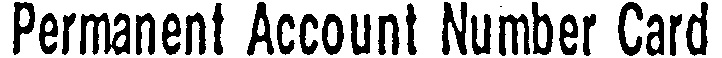
#> input picture PanCards/newset/10cntr.jpg, 722 x 58 px, given in place of 2000.jpg, which was not available
$ python contourSplit2.py   (older library calls are emulated)
#> lines starting #> are read from the running program, lines starting #| are printed output that depends on the picture; after the words box and inside, x2 and y2 are one past the last pixel; in counts of white or black regions, pixels touching at a corner belong together; pictures that were not available may be replaced by others from this repository, and a replacement may not be noted
import cv2
from PIL import Image
import numpy as np
from imutils import contours

thresh_area=2048.0
img=cv2.imread("C:/Users/Internship004/Desktop/PanCards/2000.jpg")
#> img is the input picture: shape (58, 722, 3); min 0, max 255, mean 176.4
img = cv2.resize(img,(800,800))
#> img: shape (800, 800, 3)
rgb = cv2.cvtColor(img,cv2.COLOR_BGR2RGB)
gray = cv2.cvtColor(rgb,cv2.COLOR_BGR2GRAY)
gray = cv2.GaussianBlur(gray,(5,5),0)
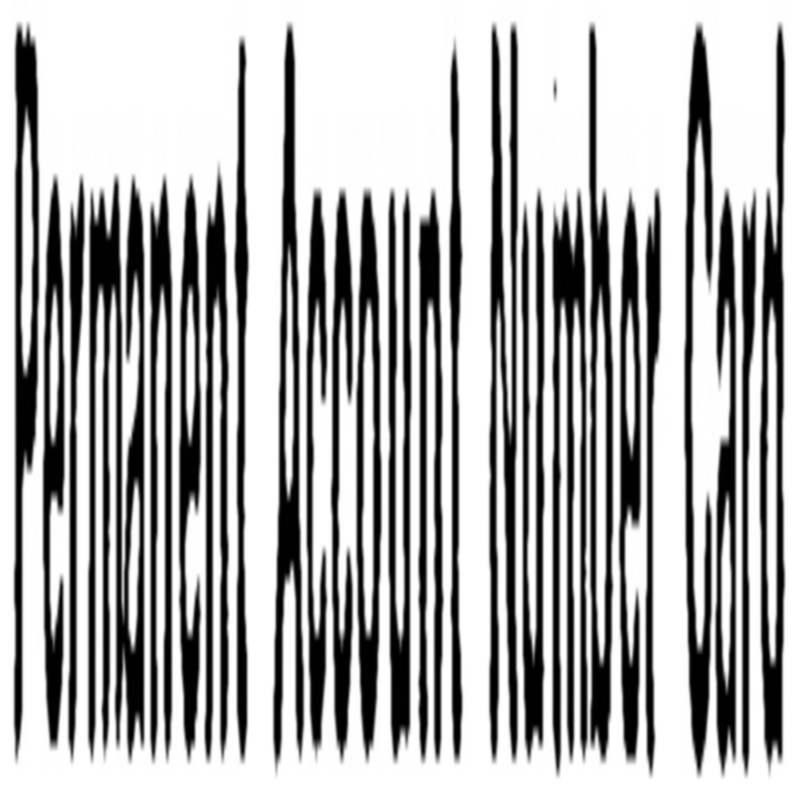
#> gray: shape (800, 800); min 0, max 255, mean 176.3
#--- performing Otsu threshold ---
_,thresh1 = cv2.threshold(gray, 0, 255,cv2.THRESH_OTSU|cv2.THRESH_BINARY_INV)
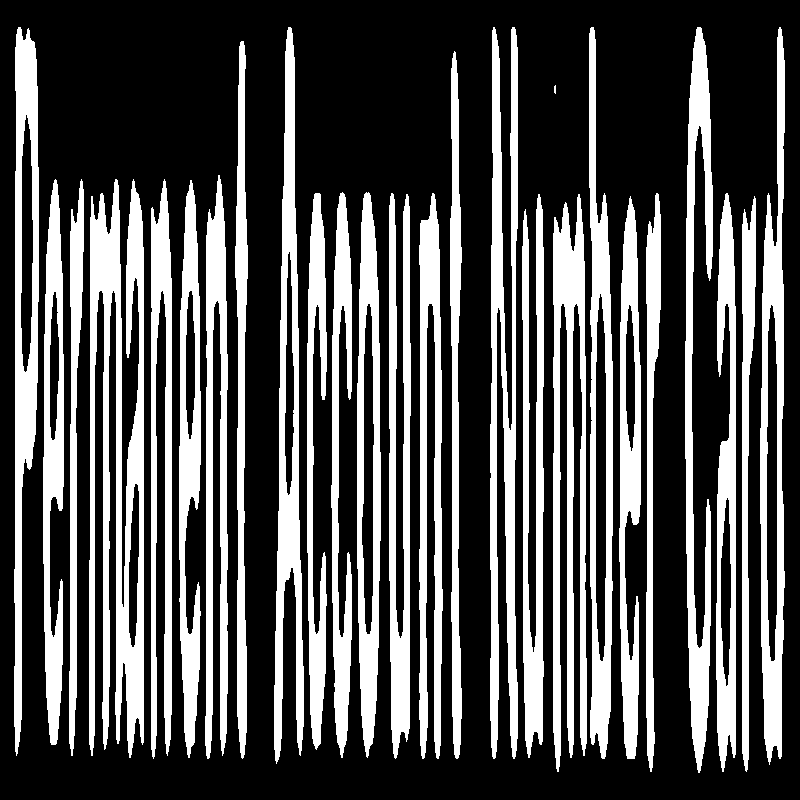
#> thresh1: shape (800, 800); 31.8% white; 26 white regions (1 under 20 px), largest, box (x1, y1, x2, y2) and area: (89, 179, 144, 758) 18083, (490, 27, 518, 759) 11612, (553, 194, 587, 772) 11390
#cv2.imshow('thresh1.jpg', thresh1)

rect_kernel = cv2.getStructuringElement(cv2.MORPH_RECT, (15, 3))
dilation = cv2.dilate(thresh1, rect_kernel, iterations = 1)
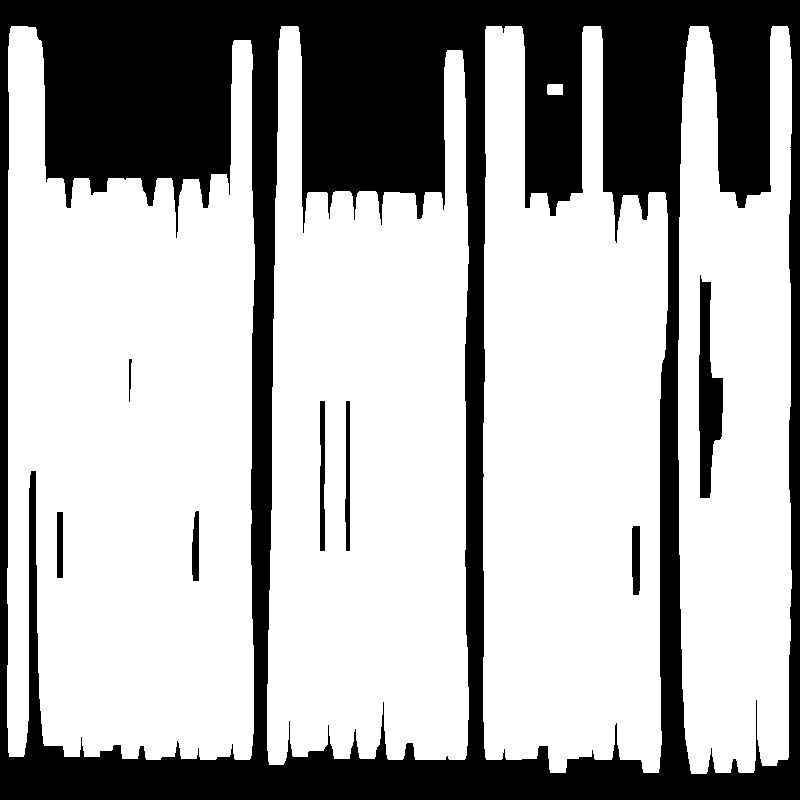
#> dilation: shape (800, 800); 68.6% white; 8 black regions
#cv2.imshow('dilation.jpg', dilation)

_, cntrs, hierarchy = cv2.findContours(dilation, cv2.RETR_EXTERNAL, cv2.CHAIN_APPROX_NONE)
#> cntrs = 5 contours; box (x1, y1, x2, y2) and area: (7, 26, 255, 760) 144131, (267, 26, 469, 765) 115036, (483, 26, 668, 773) 109356, (678, 26, 792, 774) 70924, (547, 84, 563, 95) 149
cntrs = contours.sort_contours(cntrs,method="top-to-bottom")[0]
im2 = gray.copy()
i=0
maxw,sumh=0,0
mul=2
widthList = []
for cnt in cntrs:
    area=cv2.contourArea(cnt)
    if(area>=thresh_area):
        i+=1
        im2 = gray.copy()
        x, y, w, h = cv2.boundingRect(cnt)
        sumh+=h
        widthList.append(w)
        print(h)
        crop_img = im2[y:y+h, x:x+w]
        crop_img = cv2.resize(crop_img,((crop_img.shape[1])*mul,(crop_img.shape[0])*mul))
        ret, cmask = cv2.threshold(crop_img,127, 255, cv2.THRESH_BINARY)
        adap_thresh = cv2.adaptiveThreshold(crop_img,255,cv2.ADAPTIVE_THRESH_MEAN_C,cv2.THRESH_BINARY,11,2)
        gaus_thresh = cv2.adaptiveThreshold(crop_img,255,cv2.ADAPTIVE_THRESH_GAUSSIAN_C,cv2.THRESH_BINARY,11,2)
        cv2.imwrite("C:/Users/Internship004/Desktop/PanCards/newset/"+str(i)+"cntr.jpg",gaus_thresh)
#             pr = cv2.imread("C:/Users/Internship004/Desktop/PanCards/crop.jpg")
#             print(pytesseract.image_to_string(pr))
        roi = cv2.rectangle(im2, (x, y), (x + w, y + h), (255,0,255), 0)
        cv2.imwrite("C:/Users/Internship004/Desktop/crops/"+str(i)+".jpg",roi)
#> this loop made 5 passes
#> (area, x, w, h, sumh) on passes 1 to 4: (70924, 678, 114, 748, 748), (109356, 483, 185, 747, 1495), (115035.5, 267, 202, 739, 2234), (144131, 7, 248, 734, 2968)
#> area on pass 5: 149
#| 748
#| 747
#| 739
#| 734
#> pass 1, `adap_thresh = cv2.adaptiveThreshold(crop_img,255,cv2.ADAPTIVE_THRESH_M..`:
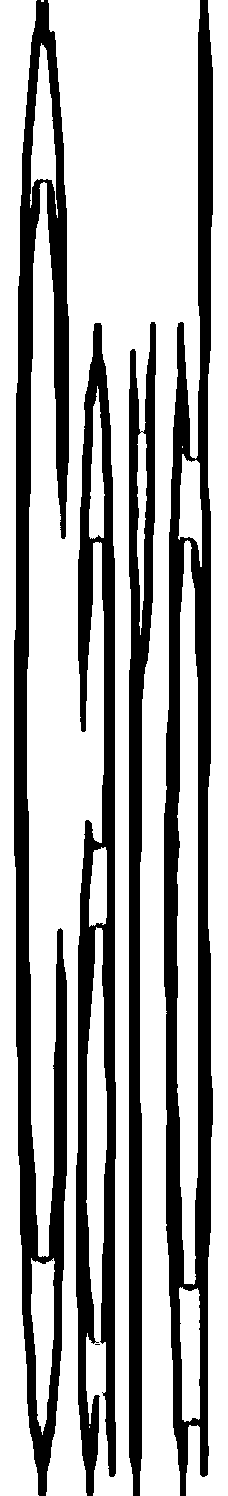
#> adap_thresh: shape (1496, 228); 69.6% white; 5 black regions (1 under 20 px), largest, box (x1, y1, x2, y2) and area: (164, 0, 213, 1496) 32272, (14, 0, 69, 1496) 31548, (76, 323, 116, 1496) 23962, (129, 322, 156, 1496) 15929
#> after the loop:
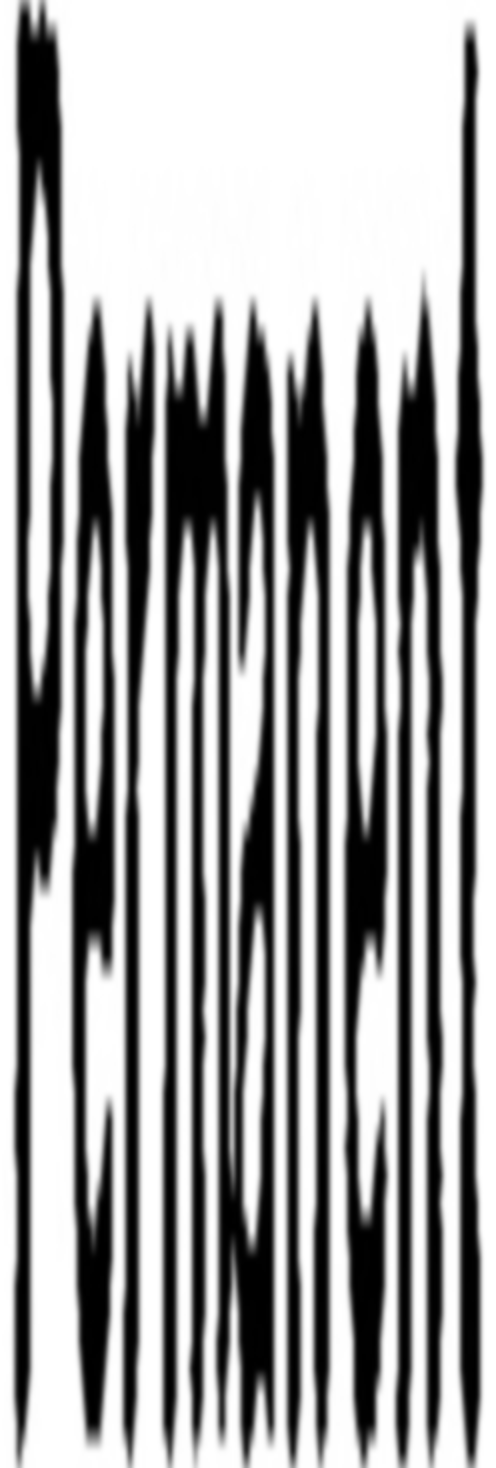
#> crop_img: shape (1468, 496); min 0, max 255, mean 162.1
#> after the loop, i = 4; sumh = 2968; widthList = [114, 185, 202, 248]
maxw = widthList[0]
#> maxw = 114
for itr in widthList:
    if itr>maxw:
        maxw = itr
#> this loop made 4 passes
#> (itr, maxw) on passes 2 to 4: (185, 185), (202, 202), (248, 248)
#> itr on pass 1: 114
#> after the loop, maxw = 248
widthList.remove(maxw)
max2w = widthList[0]
#> max2w = 114
for itr in widthList:
    if itr>max2w:
        max2w = itr
#> this loop made 3 passes
#> after the loop, max2w = 202
print(widthList)
#| [114, 185, 202]
print(maxw,sumh)
#| 248 2968
blankimg = np.zeros([3000,((maxw+max2w)*mul)+100,3],dtype=np.uint8)
blankimg.fill(255)
#> blankimg: shape (3000, 1000, 3); every value is 255
cv2.imwrite("C:/Users/Internship004/Desktop/PanCards/newset/blank.jpg",blankimg)

blank = Image.open("C:/Users/Internship004/Desktop/PanCards/newset/blank.jpg")

x,sumy=10,10
y1,y2 = sumy,sumy

for j in range(i):
    j+=1
#> j = 1
    pst = Image.open("C:/Users/Internship004/Desktop/PanCards/newset/"+str(j)+"cntr.jpg")
    if(j%2!=0):
        sumy+=max(y1,y2)
        blank.paste(pst, (x,10+sumy))
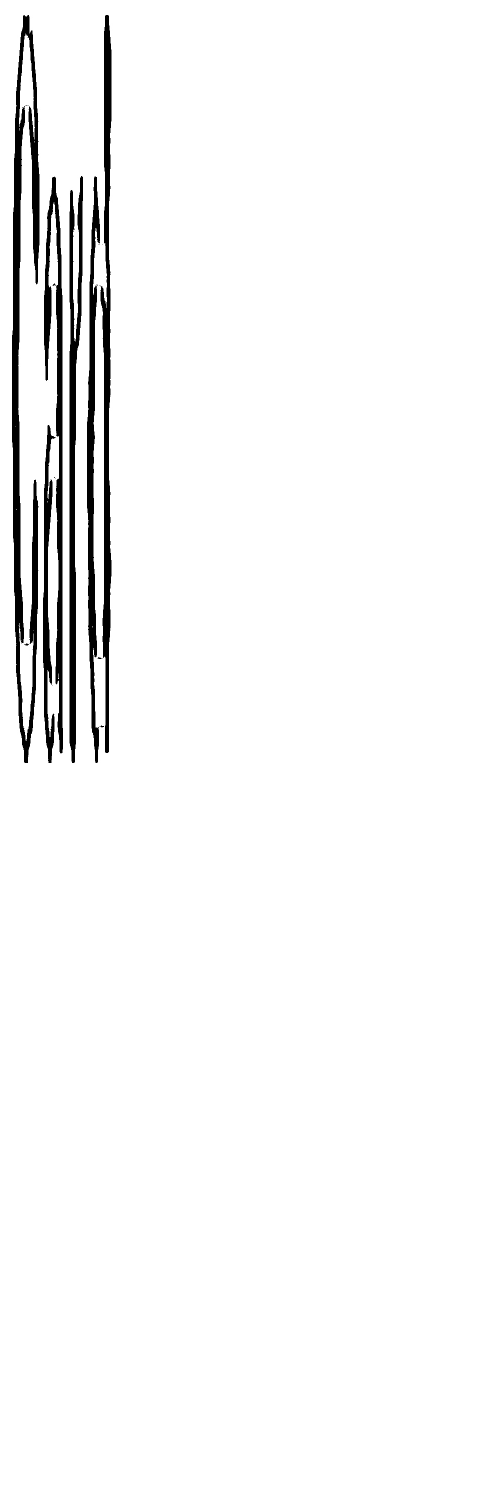
#> blank: PIL image 1000x3000 RGB (shown at 1/2 size); min 0, max 255, mean 246.8
        y1 = pst.size[1]+10
#> y1 = 1506
        #x1 = pst.size[0]
    else:
        blank.paste(pst,(maxw*2+x,sumy))
        y2 = pst.size[1]+10

blank.save("C:/Users/Internship004/Desktop/PanCards/newset/processed.jpg")
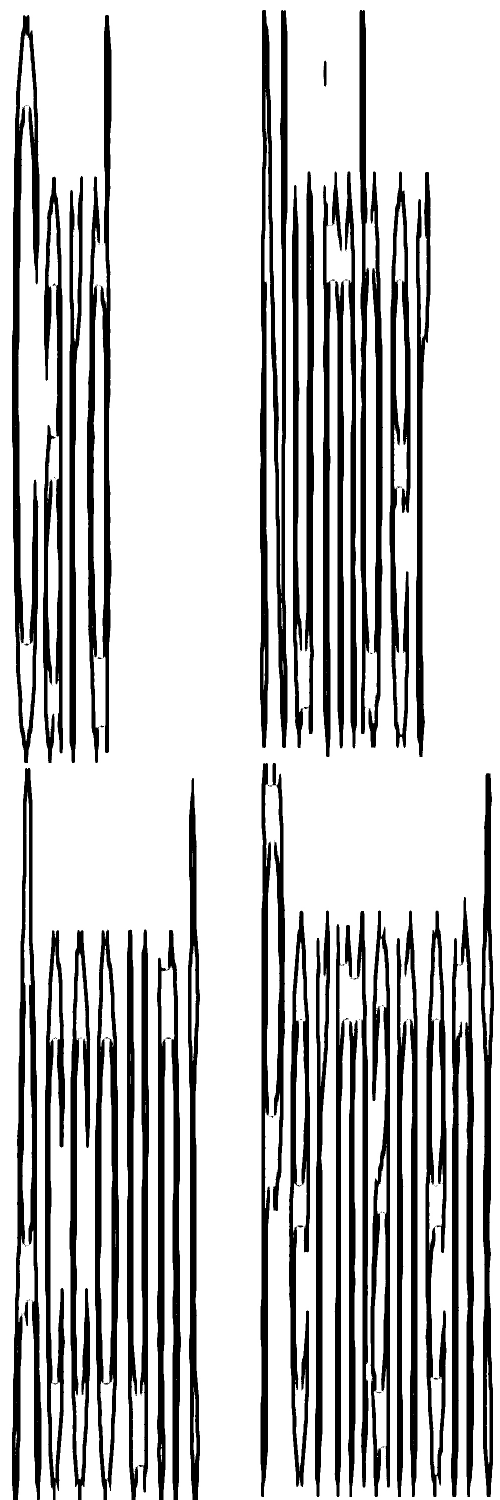
#> saved as processed.jpg: PIL image 1000x3000 RGB (shown at 1/2 size); min 0, max 255, mean 199.8

# [5 lines of commented-out code are left out]
